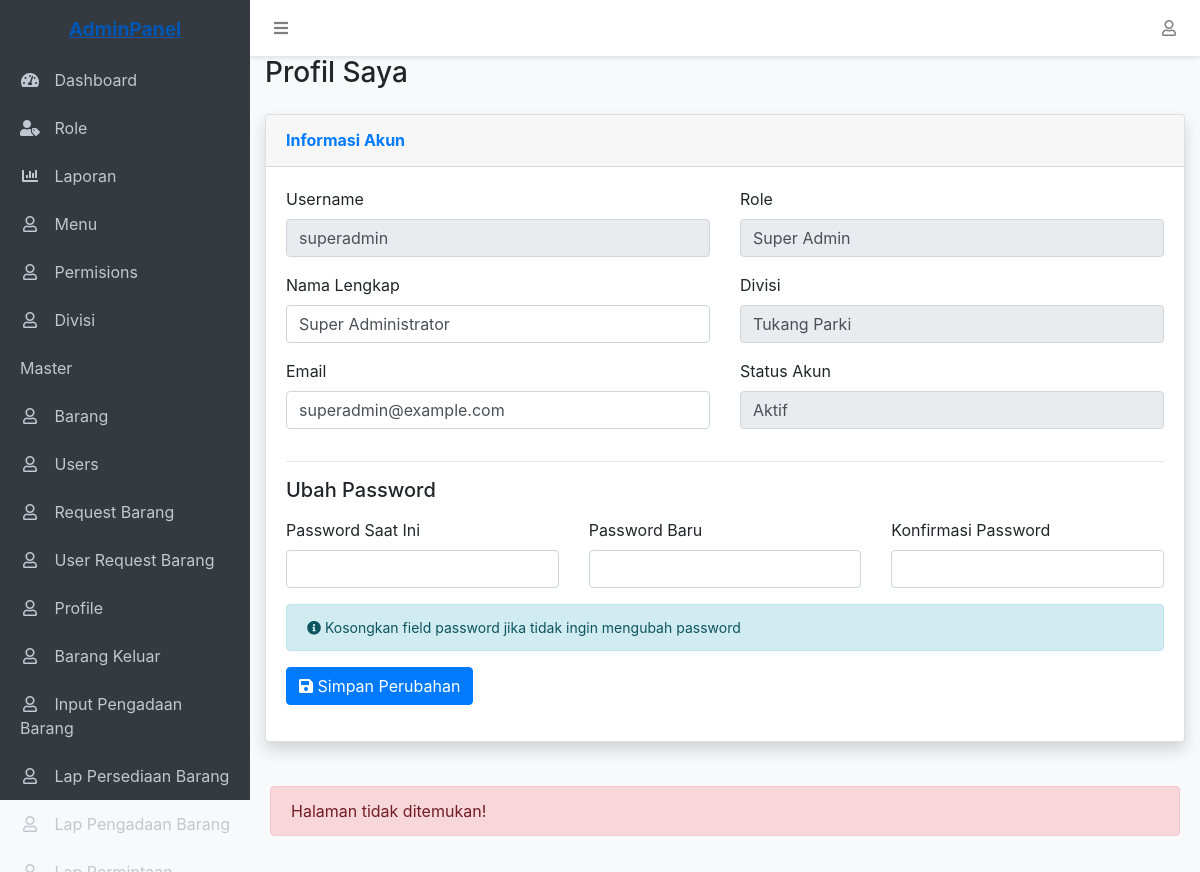
/main.php?page=profile (signed in), run on the app's committed database.
### tables this page shows
CREATE TABLE `users` (
  `id` int(11) NOT NULL,
  `username` varchar(50) NOT NULL,
  `password` varchar(255) NOT NULL,
  `email` varchar(100) NOT NULL,
  `full_name` varchar(100) NOT NULL,
  `role_id` int(11) NOT NULL,
  `divisi_id` int(3) DEFAULT NULL,
  `is_active` tinyint(1) NOT NULL DEFAULT 1,
  `created_at` timestamp NOT NULL DEFAULT current_timestamp(),
  `updated_at` timestamp NOT NULL DEFAULT current_timestamp() ON UPDATE current_timestamp()
);

CREATE TABLE `roles` (
  `id` int(11) NOT NULL,
  `name` varchar(50) NOT NULL,
  `description` varchar(255) DEFAULT NULL,
  `created_at` timestamp NOT NULL DEFAULT current_timestamp(),
  `updated_at` timestamp NOT NULL DEFAULT current_timestamp() ON UPDATE current_timestamp()
);

CREATE TABLE `divisi` (
  `id` bigint(20) UNSIGNED NOT NULL,
  `nama_divisi` varchar(255) NOT NULL,
  `created_at` timestamp NULL DEFAULT NULL,
  `updated_at` timestamp NULL DEFAULT NULL
);

CREATE TABLE `permissions` (
  `id` int(11) NOT NULL,
  `role_id` int(11) NOT NULL,
  `menu_id` int(11) NOT NULL,
  `can_view` tinyint(1) NOT NULL DEFAULT 0,
  `can_create` tinyint(1) NOT NULL DEFAULT 0,
  `can_edit` tinyint(1) NOT NULL DEFAULT 0,
  `can_delete` tinyint(1) NOT NULL DEFAULT 0,
  `created_at` timestamp NOT NULL DEFAULT current_timestamp(),
  `updated_at` timestamp NOT NULL DEFAULT current_timestamp() ON UPDATE current_timestamp()
);

CREATE TABLE `menus` (
  `id` int(11) NOT NULL,
  `parent_id` int(11) DEFAULT NULL,
  `name` varchar(50) NOT NULL,
  `icon` varchar(50) DEFAULT NULL,
  `url` varchar(100) DEFAULT NULL,
  `order` int(11) NOT NULL DEFAULT 0,
  `is_active` tinyint(1) NOT NULL DEFAULT 1,
  `created_at` timestamp NOT NULL DEFAULT current_timestamp(),
  `updated_at` timestamp NOT NULL DEFAULT current_timestamp() ON UPDATE current_timestamp()
);

### profile.php (the view, shortened to what this page needs)
<?php
require 'config/database.php';
$user_id = $_SESSION['user_id'];
$query = "SELECT u.*, r.name as role_name, d.nama_divisi
          FROM users u
          JOIN roles r ON u.role_id = r.id
          LEFT JOIN divisi d ON u.divisi_id = d.id
          WHERE u.id = $user_id";
$user = $conn->query($query)->fetch_assoc();
?>
<div class="container-fluid">
    <div class="d-sm-flex align-items-center justify-content-between mb-4">
        <h1 class="h3 mb-0 text-gray-800">Profil Saya</h1>
    </div>
    <div class="card shadow mb-4">
        <div class="card-header py-3">
            <h6 class="m-0 font-weight-bold text-primary">Informasi Akun</h6>
        </div>
        <div class="card-body">
            <form method="POST">
                <div class="row">
                    <div class="col-md-6">
                        <div class="form-group">
                            <label>Username</label>
                            <input type="text" class="form-control" value="<?= htmlspecialchars($user['username']) ?>" readonly>
                        </div>
                        <div class="form-group">
                            <label for="full_name">Nama Lengkap</label>
                            <input type="text" class="form-control" id="full_name" name="full_name"
                                   value="<?= htmlspecialchars($user['full_name']) ?>" required>
                        </div>
                        <div class="form-group">
                            <label for="email">Email</label>
                            <input type="email" class="form-control" id="email" name="email"
                                   value="<?= htmlspecialchars($user['email']) ?>" required>
                        </div>
                    </div>
                    <div class="col-md-6">
                        <div class="form-group">
                            <label>Role</label>
                            <input type="text" class="form-control" value="<?= htmlspecialchars($user['role_name']) ?>" readonly>
                        </div>
                        <div class="form-group">
                            <label>Divisi</label>
                            <input type="text" class="form-control"
                                   value="<?= !empty($user['nama_divisi']) ? htmlspecialchars($user['nama_divisi']) : '-' ?>" readonly>
                        </div>
                        <div class="form-group">
                            <label>Status Akun</label>
                            <input type="text" class="form-control"
                                   value="<?= $user['is_active'] ? 'Aktif' : 'Nonaktif' ?>" readonly>
                        </div>
                    </div>
                </div>
                <hr>
                <h5 class="mb-3">Ubah Password</h5>
                <div class="row">
                    <div class="col-md-4">
                        <div class="form-group">
                            <label for="current_password">Password Saat Ini</label>
                            <input type="password" class="form-control" id="current_password" name="current_password">
                        </div>
                    </div>
                    <div class="col-md-4">
                        <div class="form-group">
                            <label for="new_password">Password Baru</label>
                            <input type="password" class="form-control" id="new_password" name="new_password">
                        </div>
                    </div>
                    <div class="col-md-4">
                        <div class="form-group">
                            <label for="confirm_password">Konfirmasi Password</label>
                            <input type="password" class="form-control" id="confirm_password" name="confirm_password">
                        </div>
                    </div>
                </div>
                <div class="alert alert-info">
                    <small>
                        <i class="fas fa-info-circle"></i> Kosongkan field password jika tidak ingin mengubah password
                    </small>
                </div>
                <button type="submit" name="update_profile" class="btn btn-primary">
                    <i class="fas fa-save"></i> Simpan Perubahan
                </button>
            </form>
        </div>
    </div>
</div>

### layout/sidebar.php (shortened to what this page needs)
<aside class="sidebar">
    <div class="sidebar-container">
        <ul class="sidebar-menu">
            <?php
            $menu = buildMenu($_SESSION['user_role_id']);
            foreach ($menu as $item):
                if (empty($item['children'])): ?>
                    <li class="<?php echo $active_menu == basename($item['url'] ?? '', '.php') ? 'active' : ''; ?>">
                        <a href="<?php echo $item['url'] ?? ''; ?>">
                            <?php if (isset($item['icon'])): ?>
                                <i class="<?php echo $item['icon']; ?>"></i>
                            <?php endif; ?>
                            <span><?php echo $item['name'] ?? ''; ?></span>
                        </a>
                    </li>
                <?php else: ?>
                    <?php foreach ($item['children'] as $child): ?>
                        <li class="<?php echo $active_menu == basename($child['url'] ?? '', '.php') ? 'active' : ''; ?>">
                            <a href="<?php echo $child['url'] ?? ''; ?>">
                                <?php if (isset($child['icon'])): ?>
                                    <i class="<?php echo $child['icon']; ?>"></i>
                                <?php endif; ?>
                                <span><?php echo $child['name'] ?? ''; ?></span>
                            </a>
                        </li>
                    <?php endforeach; ?>
                <?php endif; ?>
            <?php endforeach; ?>
        </ul>
    </div>
</aside>

### layout/header.php (style rules this page uses)
:root { --sidebar-width: 250px; --header-height: 56px; }
body { padding-top: var(--header-height); padding-left: var(--sidebar-width); background-color: #f8f9fa; min-height: 100vh; }
.sidebar { position: fixed; top: 0; left: 0; height: 100vh; width: var(--sidebar-width); background-color: #343a40; padding-top: var(--header-height); z-index: 1000; transition: all 0.3s; }
.sidebar-menu { list-style: none; padding: 0; }
.sidebar-menu li a { display: block; padding: 12px 20px; color: #c2c7d0; text-decoration: none; transition: all 0.3s; }
.sidebar-menu li a i { margin-right: 10px; width: 20px; text-align: center; }

### data on the page
users: username "superadmin", full_name "Super Administrator", email "superadmin@example.com", role.name "Super Admin", divisi.nama_divisi "Tukang Parki", is_active "Aktif"
permissions: menu.name "Dashboard"
permissions: menu.name "Role"
permissions: menu.name "Laporan"
permissions: menu.name "Menu"
permissions: menu.name "Permisions"
permissions: menu.name "Divisi"
permissions: menu.name "Master"
permissions: menu.name "Barang"
permissions: menu.name "Users"
permissions: menu.name "Request Barang"
permissions: menu.name "User Request Barang"
permissions: menu.name "Profile"
permissions: menu.name "Barang Keluar"
permissions: menu.name "Input Pengadaan Barang"
permissions: menu.name "Lap Persediaan Barang"
permissions: menu.name "Lap Pengadaan Barang"
